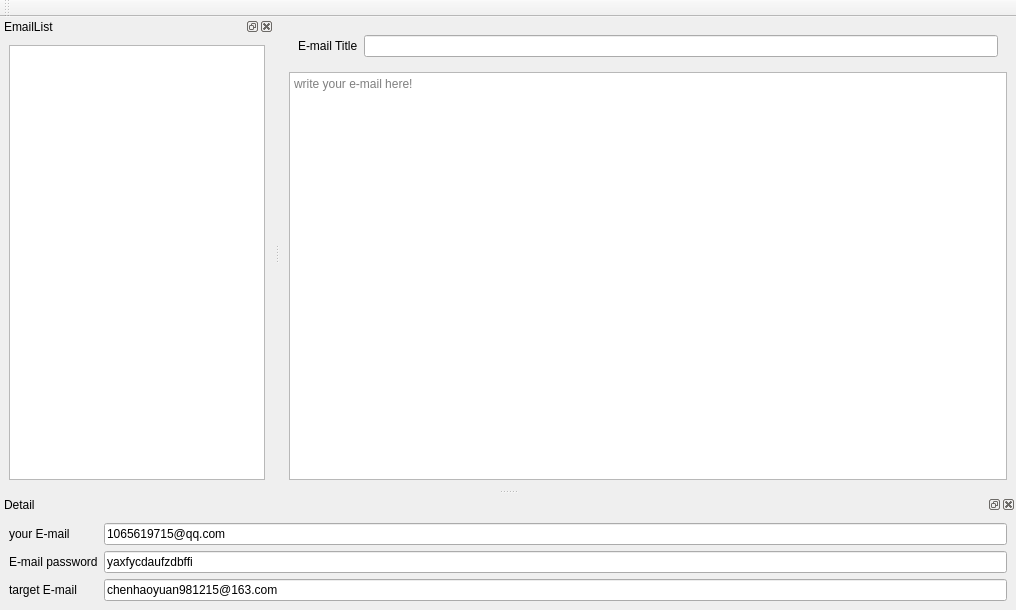
<?xml version="1.0" encoding="UTF-8"?>
<ui version="4.0">
 <class>MainWindow</class>
 <widget class="QMainWindow" name="MainWindow">
  <property name="geometry">
   <rect>
    <x>0</x>
    <y>0</y>
    <width>1016</width>
    <height>610</height>
   </rect>
  </property>
  <property name="windowTitle">
   <string>Email</string>
  </property>
  <widget class="QWidget" name="centralwidget">
   <layout class="QVBoxLayout" name="verticalLayout">
    <item>
     <widget class="QWidget" name="widget" native="true">
      <layout class="QHBoxLayout" name="horizontalLayout_2">
       <item>
        <widget class="QLabel" name="label">
         <property name="text">
          <string>E-mail Title</string>
         </property>
        </widget>
       </item>
       <item>
        <widget class="QLineEdit" name="emailTitle"/>
       </item>
      </layout>
     </widget>
    </item>
    <item>
     <widget class="QPlainTextEdit" name="emailContent">
      <property name="placeholderText">
       <string>write your e-mail here!</string>
      </property>
     </widget>
    </item>
   </layout>
  </widget>
  <widget class="QMenuBar" name="menubar">
   <property name="geometry">
    <rect>
     <x>0</x>
     <y>0</y>
     <width>1016</width>
     <height>26</height>
    </rect>
   </property>
  </widget>
  <widget class="QToolBar" name="toolBar">
   <property name="windowTitle">
    <string>toolBar</string>
   </property>
   <attribute name="toolBarArea">
    <enum>TopToolBarArea</enum>
   </attribute>
   <attribute name="toolBarBreak">
    <bool>false</bool>
   </attribute>
  </widget>
  <widget class="QDockWidget" name="emailListDock">
   <property name="windowTitle">
    <string>EmailList</string>
   </property>
   <attribute name="dockWidgetArea">
    <number>1</number>
   </attribute>
   <widget class="QWidget" name="emailListDockContents">
    <layout class="QHBoxLayout" name="horizontalLayout">
     <item>
      <widget class="QTreeWidget" name="emailTree">
       <property name="headerHidden">
        <bool>true</bool>
       </property>
       <attribute name="headerVisible">
        <bool>false</bool>
       </attribute>
       <column>
        <property name="text">
         <string notr="true">1</string>
        </property>
       </column>
      </widget>
     </item>
    </layout>
   </widget>
  </widget>
  <widget class="QDockWidget" name="detailDock">
   <property name="windowTitle">
    <string>Detail</string>
   </property>
   <attribute name="dockWidgetArea">
    <number>8</number>
   </attribute>
   <widget class="QWidget" name="detailDockContents">
    <layout class="QFormLayout" name="formLayout">
     <item row="2" column="1">
      <widget class="QLineEdit" name="rALineEdit">
       <property name="text">
        <string>chenhaoyuan981215@163.com</string>
       </property>
      </widget>
     </item>
     <item row="1" column="1">
      <widget class="QLineEdit" name="sPLineEdit">
       <property name="text">
        <string>yaxfycdaufzdbffi</string>
       </property>
      </widget>
     </item>
     <item row="1" column="0">
      <widget class="QLabel" name="labelSenderPswd">
       <property name="text">
        <string>E-mail password</string>
       </property>
      </widget>
     </item>
     <item row="2" column="0">
      <widget class="QLabel" name="labelReceiverAddr">
       <property name="text">
        <string>target E-mail</string>
       </property>
      </widget>
     </item>
     <item row="0" column="0">
      <widget class="QLabel" name="labelSenderAddr">
       <property name="text">
        <string>your E-mail</string>
       </property>
      </widget>
     </item>
     <item row="0" column="1">
      <widget class="QLineEdit" name="sALineEdit">
       <property name="text">
        <string>1065619715@qq.com</string>
       </property>
      </widget>
     </item>
    </layout>
    <zorder>rALineEdit</zorder>
    <zorder>sPLineEdit</zorder>
    <zorder>labelSenderPswd</zorder>
    <zorder>labelReceiverAddr</zorder>
    <zorder>sALineEdit</zorder>
    <zorder>labelSenderAddr</zorder>
   </widget>
  </widget>
  <zorder>emailListDock</zorder>
  <zorder>detailDock</zorder>
 </widget>
 <resources/>
 <connections/>
</ui>
